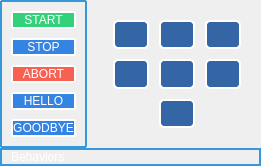
           <widget class="QFrame" name="frame_36">
            <property name="styleSheet">
             <string notr="true">border: 0px solid #3498db;
border-radius: 10px;</string>
            </property>
            <property name="frameShape">
             <enum>QFrame::StyledPanel</enum>
            </property>
            <property name="frameShadow">
             <enum>QFrame::Raised</enum>
            </property>
            <layout class="QVBoxLayout" name="verticalLayout_15" stretch="20,1">
             <property name="spacing">
              <number>0</number>
             </property>
             <property name="leftMargin">
              <number>0</number>
             </property>
             <property name="topMargin">
              <number>0</number>
             </property>
             <property name="rightMargin">
              <number>0</number>
             </property>
             <property name="bottomMargin">
              <number>0</number>
             </property>
             <item>
              <widget class="QFrame" name="frame_7">
               <property name="frameShape">
                <enum>QFrame::StyledPanel</enum>
               </property>
               <property name="frameShadow">
                <enum>QFrame::Raised</enum>
               </property>
               <layout class="QHBoxLayout" name="horizontalLayout_3" stretch="0,8">
                <property name="leftMargin">
                 <number>0</number>
                </property>
                <property name="topMargin">
                 <number>0</number>
                </property>
                <property name="rightMargin">
                 <number>0</number>
                </property>
                <property name="bottomMargin">
                 <number>0</number>
                </property>
                <item>
                 <widget class="QFrame" name="frame_44">
                  <property name="sizePolicy">
                   <sizepolicy hsizetype="Preferred" vsizetype="Preferred">
                    <horstretch>3</horstretch>
                    <verstretch>0</verstretch>
                   </sizepolicy>
                  </property>
                  <property name="cursor">
                   <cursorShape>PointingHandCursor</cursorShape>
                  </property>
                  <property name="styleSheet">
                   <string notr="true">border: 2px solid #3498db;
border-radius: 1px;</string>
                  </property>
                  <property name="frameShape">
                   <enum>QFrame::StyledPanel</enum>
                  </property>
                  <property name="frameShadow">
                   <enum>QFrame::Raised</enum>
                  </property>
                  <layout class="QVBoxLayout" name="verticalLayout_21" stretch="0,0,0,0,0">
                   <property name="spacing">
                    <number>9</number>
                   </property>
                   <property name="leftMargin">
                    <number>9</number>
                   </property>
                   <property name="topMargin">
                    <number>9</number>
                   </property>
                   <property name="bottomMargin">
                    <number>9</number>
                   </property>
                   <item>
                    <widget class="QPushButton" name="pushButton_5">
                     <property name="sizePolicy">
                      <sizepolicy hsizetype="Preferred" vsizetype="Preferred">
                       <horstretch>0</horstretch>
                       <verstretch>0</verstretch>
                      </sizepolicy>
                     </property>
                     <property name="styleSheet">
                      <string notr="true">QPushButton {
color: rgb(255, 255, 255);
background-color: rgb(51, 209, 122);
border-color: rgb(255, 255, 255);
}

QPushButton:pressed {
	background-color: rgb(38, 162, 105);
}</string>
                     </property>
                     <property name="text">
                      <string>START</string>
                     </property>
                    </widget>
                   </item>
                   <item>
                    <widget class="QPushButton" name="pushButton">
                     <property name="sizePolicy">
                      <sizepolicy hsizetype="Preferred" vsizetype="Preferred">
                       <horstretch>0</horstretch>
                       <verstretch>0</verstretch>
                      </sizepolicy>
                     </property>
                     <property name="palette">
                      <palette>
                       <active>
                        <colorrole role="WindowText">
                         <brush brushstyle="SolidPattern">
                          <color alpha="255">
                           <red>255</red>
                           <green>255</green>
                           <blue>255</blue>
                          </color>
                         </brush>
                        </colorrole>
                        <colorrole role="Button">
                         <brush brushstyle="SolidPattern">
                          <color alpha="255">
                           <red>53</red>
                           <green>132</green>
                           <blue>228</blue>
                          </color>
                         </brush>
                        </colorrole>
                        <colorrole role="Text">
                         <brush brushstyle="SolidPattern">
                          <color alpha="255">
                           <red>255</red>
                           <green>255</green>
                           <blue>255</blue>
                          </color>
                         </brush>
                        </colorrole>
                        <colorrole role="ButtonText">
                         <brush brushstyle="SolidPattern">
                          <color alpha="255">
                           <red>255</red>
                           <green>255</green>
                           <blue>255</blue>
                          </color>
                         </brush>
                        </colorrole>
                        <colorrole role="Base">
                         <brush brushstyle="SolidPattern">
                          <color alpha="255">
                           <red>53</red>
                           <green>132</green>
                           <blue>228</blue>
                          </color>
                         </brush>
                        </colorrole>
                        <colorrole role="Window">
                         <brush brushstyle="SolidPattern">
                          <color alpha="255">
                           <red>53</red>
                           <green>132</green>
                           <blue>228</blue>
                          </color>
                         </brush>
                        </colorrole>
                        <colorrole role="PlaceholderText">
                         <brush brushstyle="SolidPattern">
                          <color alpha="255">
                           <red>255</red>
                           <green>255</green>
                           <blue>255</blue>
                          </color>
                         </brush>
                        </colorrole>
                       </active>
                       <inactive>
                        <colorrole role="WindowText">
                         <brush brushstyle="SolidPattern">
                          <color alpha="255">
                           <red>255</red>
                           <green>255</green>
                           <blue>255</blue>
                          </color>
                         </brush>
                        </colorrole>
                        <colorrole role="Button">
                         <brush brushstyle="SolidPattern">
                          <color alpha="255">
                           <red>53</red>
                           <green>132</green>
                           <blue>228</blue>
                          </color>
                         </brush>
                        </colorrole>
                        <colorrole role="Text">
                         <brush brushstyle="SolidPattern">
                          <color alpha="255">
                           <red>255</red>
                           <green>255</green>
                           <blue>255</blue>
                          </color>
                         </brush>
                        </colorrole>
                        <colorrole role="ButtonText">
                         <brush brushstyle="SolidPattern">
                          <color alpha="255">
                           <red>255</red>
                           <green>255</green>
                           <blue>255</blue>
                          </color>
                         </brush>
                        </colorrole>
                        <colorrole role="Base">
                         <brush brushstyle="SolidPattern">
                          <color alpha="255">
                           <red>53</red>
                           <green>132</green>
                           <blue>228</blue>
                          </color>
                         </brush>
                        </colorrole>
                        <colorrole role="Window">
                         <brush brushstyle="SolidPattern">
                          <color alpha="255">
                           <red>53</red>
                           <green>132</green>
                           <blue>228</blue>
                          </color>
                         </brush>
                        </colorrole>
                        <colorrole role="PlaceholderText">
                         <brush brushstyle="SolidPattern">
                          <color alpha="255">
                           <red>255</red>
                           <green>255</green>
                           <blue>255</blue>
                          </color>
                         </brush>
                        </colorrole>
                       </inactive>
                       <disabled>
                        <colorrole role="WindowText">
                         <brush brushstyle="SolidPattern">
                          <color alpha="255">
                           <red>255</red>
                           <green>255</green>
                           <blue>255</blue>
                          </color>
                         </brush>
                        </colorrole>
                        <colorrole role="Button">
                         <brush brushstyle="SolidPattern">
                          <color alpha="255">
                           <red>53</red>
                           <green>132</green>
                           <blue>228</blue>
                          </color>
                         </brush>
                        </colorrole>
                        <colorrole role="Text">
                         <brush brushstyle="SolidPattern">
                          <color alpha="255">
                           <red>255</red>
                           <green>255</green>
                           <blue>255</blue>
                          </color>
                         </brush>
                        </colorrole>
                        <colorrole role="ButtonText">
                         <brush brushstyle="SolidPattern">
                          <color alpha="255">
                           <red>255</red>
                           <green>255</green>
                           <blue>255</blue>
                          </color>
                         </brush>
                        </colorrole>
                        <colorrole role="Base">
                         <brush brushstyle="SolidPattern">
                          <color alpha="255">
                           <red>53</red>
                           <green>132</green>
                           <blue>228</blue>
                          </color>
                         </brush>
                        </colorrole>
                        <colorrole role="Window">
                         <brush brushstyle="SolidPattern">
                          <color alpha="255">
                           <red>53</red>
                           <green>132</green>
                           <blue>228</blue>
                          </color>
                         </brush>
                        </colorrole>
                        <colorrole role="PlaceholderText">
                         <brush brushstyle="SolidPattern">
                          <color alpha="255">
                           <red>255</red>
                           <green>255</green>
                           <blue>255</blue>
                          </color>
                         </brush>
                        </colorrole>
                       </disabled>
                      </palette>
                     </property>
                     <property name="font">
                      <font>
                       <weight>50</weight>
                       <bold>false</bold>
                      </font>
                     </property>
                     <property name="styleSheet">
                      <string notr="true">QPushButton
{
background-color: rgb(53, 132, 228);
color: rgb(255, 255, 255);
border-color: rgb(255, 255, 255);
}

QPushButton:pressed
{
background-color: rgb(26, 95, 180);
}</string>
                     </property>
                     <property name="text">
                      <string>STOP</string>
                     </property>
                    </widget>
                   </item>
                   <item>
                    <widget class="QPushButton" name="pushButton_4">
                     <property name="sizePolicy">
                      <sizepolicy hsizetype="Preferred" vsizetype="Preferred">
                       <horstretch>0</horstretch>
                       <verstretch>0</verstretch>
                      </sizepolicy>
                     </property>
                     <property name="acceptDrops">
                      <bool>false</bool>
                     </property>
                     <property name="autoFillBackground">
                      <bool>false</bool>
                     </property>
                     <property name="styleSheet">
                      <string notr="true">QPushButton
{
background-color: rgb(246, 97, 81);
color: rgb(255, 255, 255);
border-color: rgb(255, 255, 255);
}

QPushButton:pressed
{
background-color: rgb(165, 29, 45)
}</string>
                     </property>
                     <property name="text">
                      <string>ABORT</string>
                     </property>
                    </widget>
                   </item>
                   <item>
                    <widget class="QPushButton" name="pushButton_2">
                     <property name="sizePolicy">
                      <sizepolicy hsizetype="Preferred" vsizetype="Preferred">
                       <horstretch>0</horstretch>
                       <verstretch>0</verstretch>
                      </sizepolicy>
                     </property>
                     <property name="styleSheet">
                      <string notr="true">QPushButton
{
background-color: rgb(53, 132, 228);
color: rgb(255, 255, 255);
border-color: rgb(255, 255, 255);
}

QPushButton:pressed
{
background-color: rgb(26, 95, 180);
}</string>
                     </property>
                     <property name="text">
                      <string>HELLO</string>
                     </property>
                    </widget>
                   </item>
                   <item>
                    <widget class="QPushButton" name="pushButton_3">
                     <property name="sizePolicy">
                      <sizepolicy hsizetype="Preferred" vsizetype="Preferred">
                       <horstretch>0</horstretch>
                       <verstretch>0</verstretch>
                      </sizepolicy>
                     </property>
                     <property name="styleSheet">
                      <string notr="true">QPushButton
{
background-color: rgb(53, 132, 228);
color: rgb(255, 255, 255);
border-color: rgb(255, 255, 255);
}

QPushButton:pressed
{
background-color: rgb(26, 95, 180);
}</string>
                     </property>
                     <property name="text">
                      <string>GOODBYE</string>
                     </property>
                    </widget>
                   </item>
                  </layout>
                 </widget>
                </item>
                <item>
                 <widget class="QFrame" name="frame_46">
                  <property name="styleSheet">
                   <string notr="true">QPushButton {
color: rgb(255, 255, 255);
background-color: rgb(52, 101, 164);
border: 2px solid rgb(255, 255, 255);
border-radius: 5px;
}

QPushButton:pressed {
background-color: rgb(32, 74, 135);
}</string>
                  </property>
                  <property name="frameShape">
                   <enum>QFrame::StyledPanel</enum>
                  </property>
                  <property name="frameShadow">
                   <enum>QFrame::Raised</enum>
                  </property>
                  <layout class="QHBoxLayout" name="horizontalLayout_8">
                   <property name="spacing">
                    <number>0</number>
                   </property>
                   <property name="leftMargin">
                    <number>10</number>
                   </property>
                   <property name="topMargin">
                    <number>10</number>
                   </property>
                   <property name="rightMargin">
                    <number>10</number>
                   </property>
                   <property name="bottomMargin">
                    <number>10</number>
                   </property>
                   <item>
                    <layout class="QGridLayout" name="gridLayout">
                     <property name="leftMargin">
                      <number>10</number>
                     </property>
                     <property name="topMargin">
                      <number>10</number>
                     </property>
                     <property name="rightMargin">
                      <number>10</number>
                     </property>
                     <property name="bottomMargin">
                      <number>10</number>
                     </property>
                     <property name="spacing">
                      <number>10</number>
                     </property>
                     <item row="0" column="1">
                      <widget class="QPushButton" name="button_front">
                       <property name="sizePolicy">
                        <sizepolicy hsizetype="Preferred" vsizetype="Preferred">
                         <horstretch>0</horstretch>
                         <verstretch>0</verstretch>
                        </sizepolicy>
                       </property>
                       <property name="text">
                        <string/>
                       </property>
                       <property name="icon">
                        <iconset>
                         <normalon>:/images/btnUp.png</normalon>
                        </iconset>
                       </property>
                       <property name="iconSize">
                        <size>
                         <width>60</width>
                         <height>60</height>
                        </size>
                       </property>
                      </widget>
                     </item>
                     <item row="0" column="0">
                      <widget class="QPushButton" name="button_turn_left">
                       <property name="sizePolicy">
                        <sizepolicy hsizetype="Preferred" vsizetype="Preferred">
                         <horstretch>0</horstretch>
                         <verstretch>0</verstretch>
                        </sizepolicy>
                       </property>
                       <property name="text">
                        <string/>
                       </property>
                       <property name="icon">
                        <iconset>
                         <normalon>:/images/btnTurnLeft.png</normalon>
                        </iconset>
                       </property>
                       <property name="iconSize">
                        <size>
                         <width>60</width>
                         <height>60</height>
                        </size>
                       </property>
                      </widget>
                     </item>
                     <item row="0" column="2">
                      <widget class="QPushButton" name="button_turn_right">
                       <property name="sizePolicy">
                        <sizepolicy hsizetype="Preferred" vsizetype="Preferred">
                         <horstretch>0</horstretch>
                         <verstretch>0</verstretch>
                        </sizepolicy>
                       </property>
                       <property name="text">
                        <string/>
                       </property>
                       <property name="icon">
                        <iconset>
                         <normalon>:/images/btnTurnRight.png</normalon>
                        </iconset>
                       </property>
                       <property name="iconSize">
                        <size>
                         <width>60</width>
                         <height>60</height>
                        </size>
                       </property>
                      </widget>
                     </item>
                     <item row="1" column="0">
                      <widget class="QPushButton" name="button_left">
                       <property name="sizePolicy">
                        <sizepolicy hsizetype="Preferred" vsizetype="Preferred">
                         <horstretch>0</horstretch>
                         <verstretch>0</verstretch>
                        </sizepolicy>
                       </property>
                       <property name="text">
                        <string/>
                       </property>
                       <property name="icon">
                        <iconset>
                         <normalon>:/images/btnLeft.png</normalon>
                        </iconset>
                       </property>
                       <property name="iconSize">
                        <size>
                         <width>60</width>
                         <height>60</height>
                        </size>
                       </property>
                      </widget>
                     </item>
                     <item row="1" column="1">
                      <widget class="QPushButton" name="button_center">
                       <property name="sizePolicy">
                        <sizepolicy hsizetype="Preferred" vsizetype="Preferred">
                         <horstretch>0</horstretch>
                         <verstretch>0</verstretch>
                        </sizepolicy>
                       </property>
                       <property name="text">
                        <string/>
                       </property>
                       <property name="icon">
                        <iconset>
                         <normalon>:/images/points.png</normalon>
                        </iconset>
                       </property>
                       <property name="iconSize">
                        <size>
                         <width>60</width>
                         <height>60</height>
                        </size>
                       </property>
                      </widget>
                     </item>
                     <item row="3" column="1">
                      <widget class="QPushButton" name="button_back">
                       <property name="sizePolicy">
                        <sizepolicy hsizetype="Preferred" vsizetype="Preferred">
                         <horstretch>0</horstretch>
                         <verstretch>0</verstretch>
                        </sizepolicy>
                       </property>
                       <property name="text">
                        <string/>
                       </property>
                       <property name="icon">
                        <iconset resource="../resources/resource.qrc">
                         <normaloff>:/images/btnDown.png</normaloff>:/images/btnDown.png</iconset>
                       </property>
                       <property name="iconSize">
                        <size>
                         <width>60</width>
                         <height>60</height>
                        </size>
                       </property>
                      </widget>
                     </item>
                     <item row="1" column="2">
                      <widget class="QPushButton" name="button_right">
                       <property name="sizePolicy">
                        <sizepolicy hsizetype="Preferred" vsizetype="Preferred">
                         <horstretch>0</horstretch>
                         <verstretch>0</verstretch>
                        </sizepolicy>
                       </property>
                       <property name="text">
                        <string/>
                       </property>
                       <property name="icon">
                        <iconset>
                         <normalon>:/images/btnRight.png</normalon>
                        </iconset>
                       </property>
                       <property name="iconSize">
                        <size>
                         <width>60</width>
                         <height>60</height>
                        </size>
                       </property>
                      </widget>
                     </item>
                    </layout>
                   </item>
                  </layout>
                 </widget>
                </item>
               </layout>
              </widget>
             </item>
             <item>
              <widget class="QFrame" name="frame_12">
               <property name="styleSheet">
                <string notr="true">border: 2px solid #3498db;
border-radius: 10px;</string>
               </property>
               <property name="frameShape">
                <enum>QFrame::StyledPanel</enum>
               </property>
               <property name="frameShadow">
                <enum>QFrame::Raised</enum>
               </property>
               <layout class="QHBoxLayout" name="horizontalLayout_13">
                <property name="spacing">
                 <number>0</number>
                </property>
                <property name="leftMargin">
                 <number>9</number>
                </property>
                <property name="topMargin">
                 <number>0</number>
                </property>
                <property name="rightMargin">
                 <number>0</number>
                </property>
                <property name="bottomMargin">
                 <number>0</number>
                </property>
                <item>
                 <widget class="QLabel" name="label_15">
                  <property name="styleSheet">
                   <string notr="true">font: 700 16pt &quot;Segoe UI&quot;;
color: white;
border:0px solid #66757F;</string>
                  </property>
                  <property name="text">
                   <string>Behaviors</string>
                  </property>
                  <property name="alignment">
                   <set>Qt::AlignLeading|Qt::AlignLeft|Qt::AlignVCenter</set>
                  </property>
                 </widget>
                </item>
               </layout>
              </widget>
             </item>
            </layout>
           </widget>
